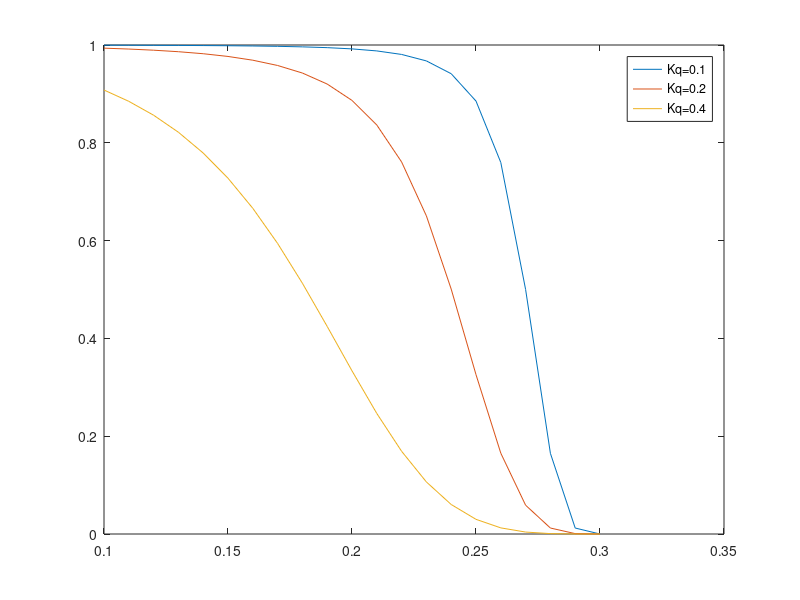
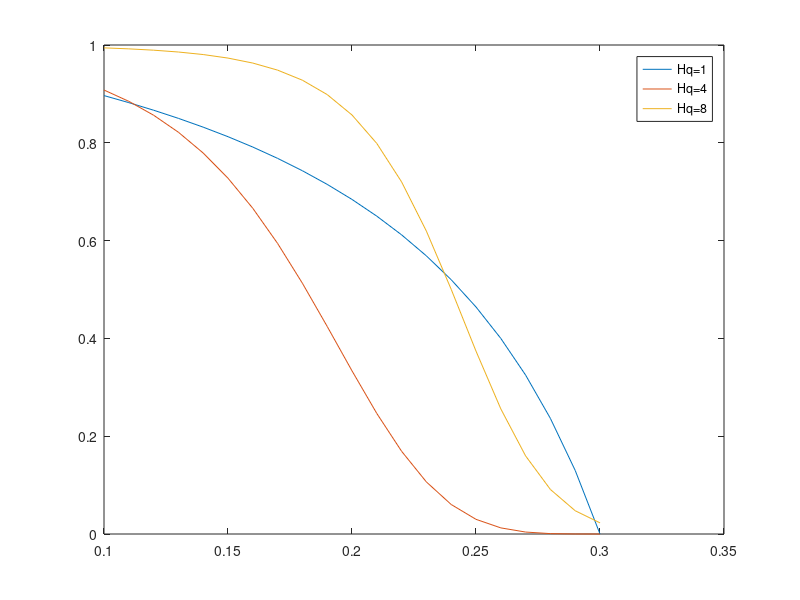
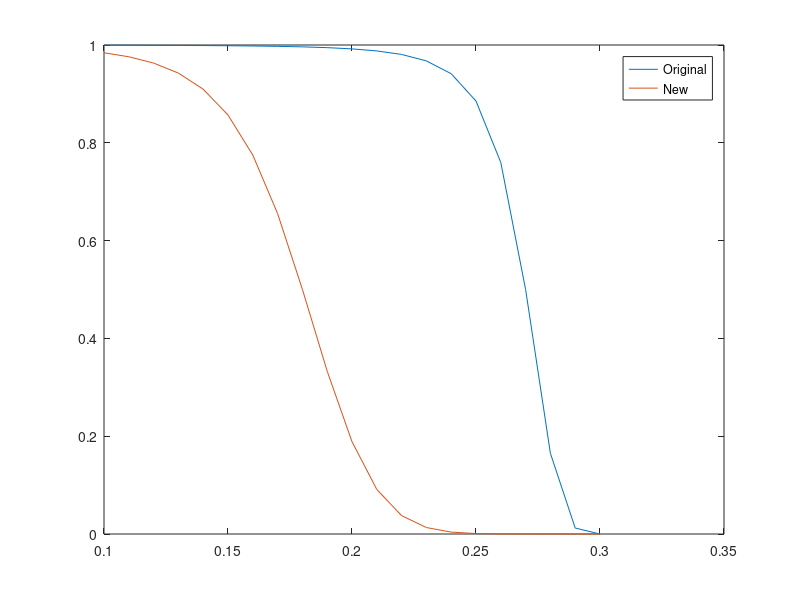

Recreate these plots in MATLAB, in order.
clear all; close all;
%Kq
NC = 0.1:0.01:0.3;
Kq = 0.1;
Hq = 4;
NCabs = 0.3;
RF1 = (((1+Kq^Hq)*(1-NC/NCabs).^Hq))./((1-NC/NCabs).^Hq+Kq^Hq);

NC = 0.1:0.01:0.3;
Kq = 0.2;
Hq = 4;
NCabs = 0.3;
RF2 = (((1+Kq^Hq)*(1-NC/NCabs).^Hq))./((1-NC/NCabs).^Hq+Kq^Hq);

NC = 0.1:0.01:0.3;
Kq = 0.4;
Hq = 4;
NCabs = 0.3;
RF3 = (((1+Kq^Hq)*(1-NC/NCabs).^Hq))./((1-NC/NCabs).^Hq+Kq^Hq);

figure;
plot(NC,RF1);
hold on;
plot(NC,RF2);
hold on;
plot(NC,RF3);
hold on;
legend('Kq=0.1','Kq=0.2','Kq=0.4');

%Hq
NC = 0.1:0.01:0.3;
Kq = 0.3;
Hq = 1;
NCabs = 0.3;
RF1 = (((1+Kq^Hq)*(1-NC/NCabs).^Hq))./((1-NC/NCabs).^Hq+Kq^Hq);

NC = 0.1:0.01:0.3;
Kq = 0.4;
Hq = 4;
NCabs = 0.3;
RF2 = (((1+Kq^Hq)*(1-NC/NCabs).^Hq))./((1-NC/NCabs).^Hq+Kq^Hq);

NC = 0.1:0.01:0.3;
Kq = 0.4;
Hq = 8;
NCabs = 0.4;
RF3 = (((1+Kq^Hq)*(1-NC/NCabs).^Hq))./((1-NC/NCabs).^Hq+Kq^Hq);

figure;
plot(NC,RF1);
hold on;
plot(NC,RF2);
hold on;
plot(NC,RF3);
hold on;
legend('Hq=1','Hq=4','Hq=8');

%New&Original
NC = 0.1:0.01:0.3;
Kq = 0.1;
Hq = 4;
NCabs = 0.3;
RF1 = (((1+Kq^Hq)*(1-NC/NCabs).^Hq))./((1-NC/NCabs).^Hq+Kq^Hq);

NC = 0.1:0.01:0.3;
Kq = 0.4;
Hq = 8;
NCabs = 0.3;
RF2 = (((1+Kq^Hq)*(1-NC/NCabs).^Hq))./((1-NC/NCabs).^Hq+Kq^Hq);

figure;
plot(NC,RF1);
hold on;
plot(NC,RF2);
hold on;
legend('Original','New');